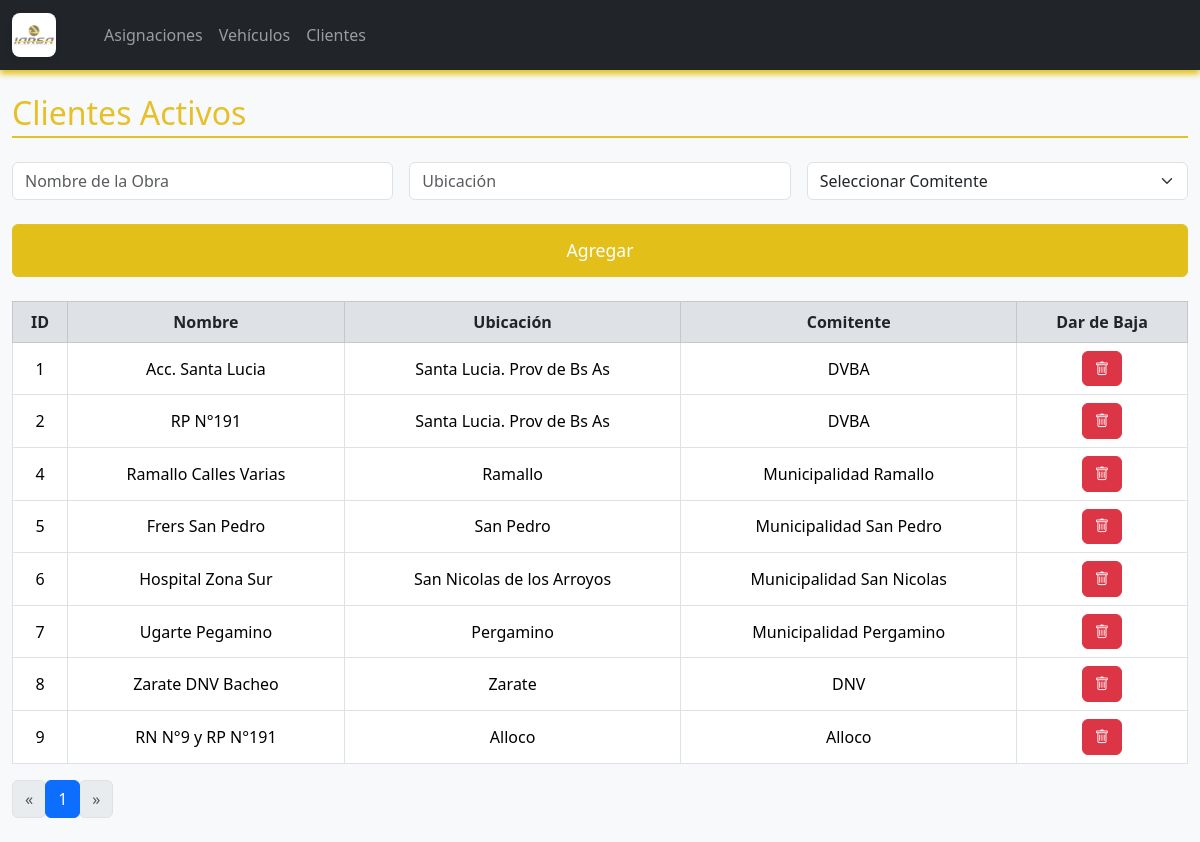
Before: /clientes with the older database file.
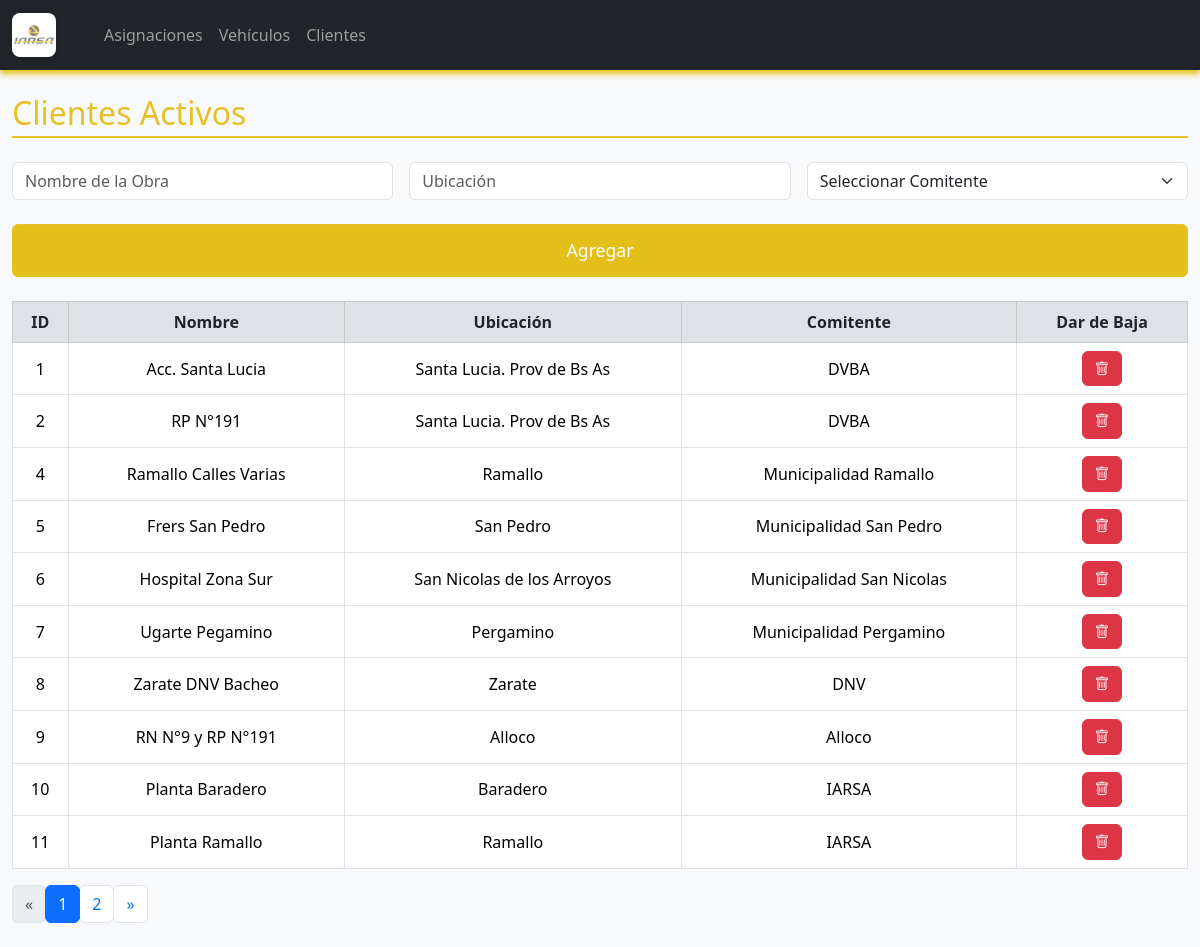
After: the same page with the newer database file.
### logistica/models.py (models this page shows, shortened)
class Cliente(db.Model):
    id = db.Column(db.Integer, primary_key=True)
    nombre = db.Column(db.String(100), nullable=False)
    ubicacion = db.Column(db.String(100), nullable=False)
    comitente = db.Column(db.String(100), nullable=False)
    estado = db.Column(db.String(10), nullable=False, default="Activo")

### logistica/routes.py (the view)
@main.route('/clientes')
def clientes():
    page = request.args.get('page', 1, type=int)
    query = Cliente.query.filter_by(estado="Activo").order_by(Cliente.id)
    clientes, total, total_pages, page = paginar_query(query, page)
    return render_template('clientes.html',
                           clientes=clientes,
                           page=page,
                           total_pages=total_pages)

### logistica/routes.py (called while the page is built)
def paginar_query(query, page, per_page=10):
    total = query.count()
    total_pages = max((total + per_page - 1) // per_page, 1)
    if page < 1:
        page = 1
    elif page > total_pages:
        page = total_pages
    items = query.offset((page - 1) * per_page).limit(per_page).all()
    return items, total, total_pages, page

### logistica/templates/clientes.html (shortened to what this page needs)
{% extends "index.html" %}
{% block content %}
<h2 class="mb-4 section-title">Clientes Activos</h2>
<form method="POST" action="{{ url_for('main.agregar_cliente') }}" class="row g-3 mb-4">
    <div class="col-md-4">
        <input type="text" name="nombre" class="form-control" placeholder="Nombre de la Obra" required>
    </div>
    <div class="col-md-4">
        <input type="text" name="ubicacion" class="form-control" placeholder="Ubicación" required>
    </div>
    <div class="col-md-4">
        <select name="comitente" class="form-select" required>
            <option value="">Seleccionar Comitente</option>
        </select>
    </div>
    <div class="col-12">
        <button type="submit" class="btn btn-primary btn-block btn-agregar-grande">Agregar</button>
    </div>
</form>
<table class="table table-bordered table-hover align-middle">
    <thead class="table-light">
        <tr>
            <th>ID</th>
            <th>Nombre</th>
            <th>Ubicación</th>
            <th>Comitente</th>
            <th>Dar de Baja</th>
        </tr>
    </thead>
    <tbody>
        {% for c in clientes %}
        <tr>
            <td>{{ c.id }}</td>
            <td>{{ c.nombre }}</td>
            <td>{{ c.ubicacion }}</td>
            <td>{{ c.comitente }}</td>
            <td>
                <a href="{{ url_for('main.baja_cliente', id=c.id) }}" class="btn btn-danger btn-sm">
                    <i class="bi bi-trash"></i>
                </a>
            </td>
        </tr>
        {% endfor %}
    </tbody>
</table>
<nav aria-label="Page navigation example">
  <ul class="pagination">
    <li class="page-item {% if page == 1 %}disabled{% endif %}">
      <a class="page-link" href="{{ url_for('main.clientes', page=page-1) }}" aria-label="Previous">
        <span aria-hidden="true">&laquo;</span>
      </a>
    </li>
    {% for p in range(1, total_pages + 1) %}
      <li class="page-item {% if p == page %}active{% endif %}">
        <a class="page-link" href="{{ url_for('main.clientes', page=p) }}">{{ p }}</a>
      </li>
    {% endfor %}
    <li class="page-item {% if page == total_pages %}disabled{% endif %}">
      <a class="page-link" href="{{ url_for('main.clientes', page=page+1) }}" aria-label="Next">
        <span aria-hidden="true">&raquo;</span>
      </a>
    </li>
  </ul>
</nav>
{% endblock %}

### logistica/templates/index.html (shortened to what this page needs)
<!DOCTYPE html>
<html lang="es">
<head>
    <link href="https://cdn.jsdelivr.net/npm/bootstrap@5.3.7/dist/css/bootstrap.min.css" rel="stylesheet">
    <link href="https://cdn.jsdelivr.net/npm/bootstrap-icons@1.10.5/font/bootstrap-icons.css" rel="stylesheet">
    <link rel="stylesheet" href="{{ url_for('static', filename='style.css') }}">
</head>
<body>
    <nav class="navbar navbar-expand-lg navbar-dark bg-dark">
        <div class="container-fluid">
            <a class="navbar-brand d-flex align-items-center" href="{{ url_for('main.index') }}">
                <img src="{{ url_for('static', filename='isologo IARSA.png') }}" alt="Logo" width="40" height="40" class="me-2">
            </a>
            <div class="collapse navbar-collapse" id="navbarNav">
                <ul class="navbar-nav me-auto">
                    <li class="nav-item">
                        <a class="nav-link" aria-current="page" href="{{ url_for('main.index') }}"></a>
                    </li>
                    <li class="nav-item">
                        <a class="nav-link" href="{{ url_for('main.index') }}">Asignaciones</a>
                    </li>
                    <li class="nav-item">
                        <a class="nav-link" href="{{ url_for('main.vehiculos') }}">Vehículos</a>
                    </li>
                    <li class="nav-item">
                        <a class="nav-link" href="{{ url_for('main.clientes') }}">Clientes</a>
                    </li>
                </ul>
            </div>
        </div>
    </nav>
    <div class="container my-4">
        {% block content %}{% endblock %}
    </div>
</body>
</html>

### logistica/static/style.css (style rules this page uses)
body { background-color: #f8f9fa; font-family: 'Segoe UI', Tahoma, Geneva, Verdana, sans-serif; }
h1, h2, h3 { color: #e6c028; }
.table th, .table td { text-align: center; vertical-align: middle; }
.btn { border-radius: 0.375rem; padding: 0.375rem 0.75rem; font-size: 0.9rem; }
.btn-danger { color: #fff; }
.btn-primary { background-color: #e3c019; border-color: #e6c028; }
.btn-agregar-grande { width: 100%; font-size: 1.1rem; padding: 0.75rem 0; margin-top: 0.5rem; }
form input, form select { border-radius: 0.375rem; }
.navbar { box-shadow: 0 4px 6px #e3c019; }
.navbar-brand { font-weight: bold; letter-spacing: 1px; }
.navbar-brand img { width: 44px; height: 44px; object-fit: contain; background: #fff; border-radius: 8px; padding: 2px; margin-right: 10px; box-shadow: 0 2px 6px rgba(0,0,0,0.12); }
.pagination .page-item .page-link { border-radius: 0.375rem; }
.container { max-width: 1200px; }
.table thead th { background-color: #dee2e6; font-weight: bold; color: #212529; }
.section-title { border-bottom: 2px solid #e6c028; padding-bottom: 0.25rem; margin-bottom: 1.5rem; }

Changed rows visible on the page:
added Cliente: id "10", nombre "Planta Baradero", ubicacion "Baradero", comitente "IARSA"
added Cliente: id "11", nombre "Planta Ramallo", ubicacion "Ramallo", comitente "IARSA"
Other visible differences:
new list line: "2"
